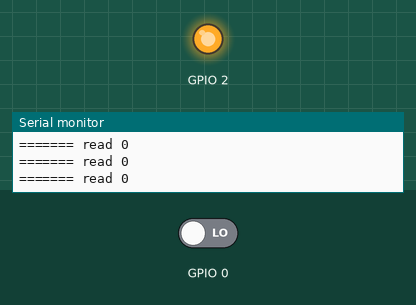
A program run on a simulated ESP8266 (NodeMCU). Parts: output pins drawn as LEDs (lit = HIGH), the last lines printed to the serial monitor. Inputs (shaded band) come from the test bench; at power-on: GPIO 0 LOW.

Above: at 1.2 s.
1.3 s: GPIO 0 driven HIGH
At 2.5 s:
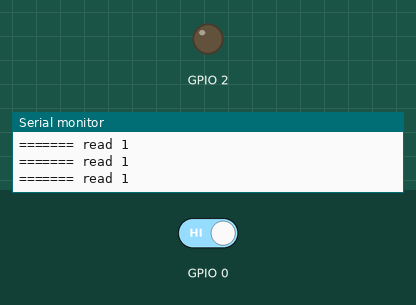
2.8 s: GPIO 0 driven LOW
At 3.8 s:
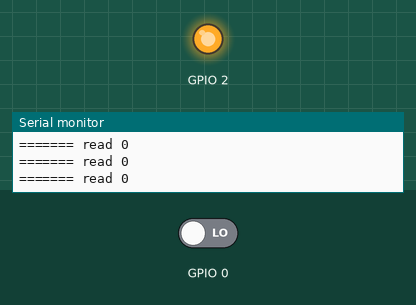
Timing chart, 0 to 5.8 s (numbered marks = the images above; inputs shaded):
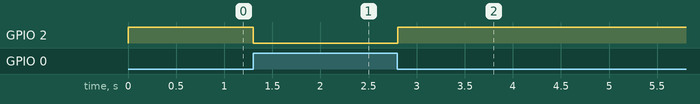

Measured:
- after the input at 1.3 s, GPIO 2: HIGH → LOW at once
- after the input at 2.8 s, GPIO 2: LOW → HIGH at once

The program:

main.cpp
```cpp
#include <Arduino.h>
#include <ESP8266WiFi.h>

int cnt = 0;

void setup()
{
	Serial.begin(115200);
	pinMode(0, INPUT);
	pinMode(2, OUTPUT);
	Serial.println("\n\n\n");
}

void loop()
{
	int val = digitalRead(0);
	Serial.printf("======= read %d\n", val);
	if(val==1) {
		digitalWrite(2, LOW);
	} else {
		digitalWrite(2, HIGH);
	}
	delay(100);
}
```
